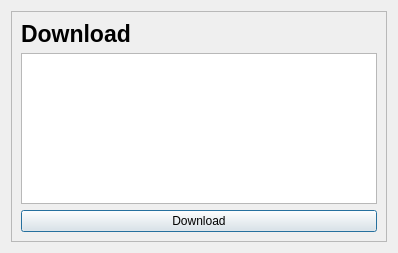
<?xml version="1.0" encoding="UTF-8"?>
<ui version="4.0">
 <class>downloadForm</class>
 <widget class="QDialog" name="downloadForm">
  <property name="geometry">
   <rect>
    <x>0</x>
    <y>0</y>
    <width>398</width>
    <height>253</height>
   </rect>
  </property>
  <property name="windowTitle">
   <string>Dialog</string>
  </property>
  <layout class="QGridLayout" name="gridLayout">
   <item row="0" column="0">
    <widget class="QFrame" name="frame">
     <property name="frameShape">
      <enum>QFrame::StyledPanel</enum>
     </property>
     <property name="frameShadow">
      <enum>QFrame::Raised</enum>
     </property>
     <layout class="QGridLayout" name="gridLayout_2">
      <item row="0" column="0">
       <layout class="QVBoxLayout" name="verticalLayout">
        <item>
         <widget class="QLabel" name="label">
          <property name="font">
           <font>
            <pointsize>17</pointsize>
            <weight>75</weight>
            <bold>true</bold>
           </font>
          </property>
          <property name="text">
           <string>Download</string>
          </property>
         </widget>
        </item>
        <item>
         <widget class="QListWidget" name="listWidget"/>
        </item>
        <item>
         <widget class="QPushButton" name="pushButton">
          <property name="text">
           <string>Download</string>
          </property>
          <property name="default">
           <bool>true</bool>
          </property>
         </widget>
        </item>
       </layout>
      </item>
     </layout>
    </widget>
   </item>
  </layout>
 </widget>
 <resources/>
 <connections/>
</ui>
